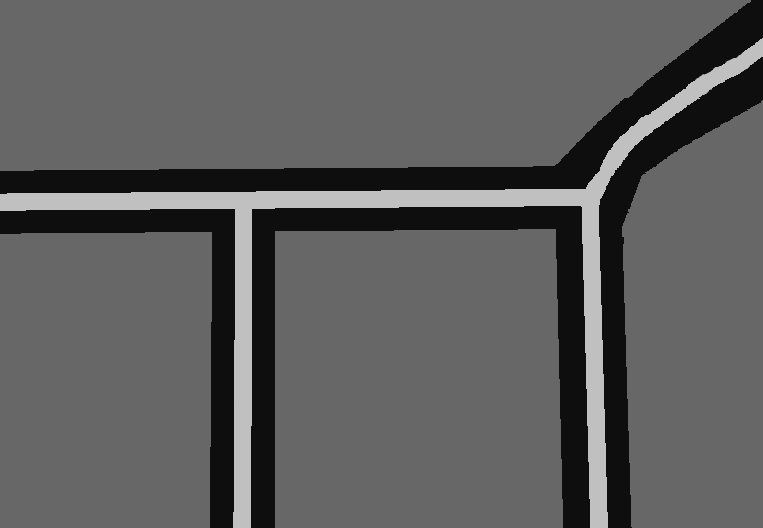
#> input picture RRt_Conf/Pb4.png, 763 x 528 px
$ python rrt_SIAR_v0.py
#> lines starting #> are read from the running program, lines starting #| are printed output that depends on the picture; after the words box and inside, x2 and y2 are one past the last pixel; in counts of white or black regions, pixels touching at a corner belong together
### RRt_Conf/rrt_siar.py

import numpy as np
import math
import random
import cv2

# === Parámetros del entorno y robot ===
seccion_tunel_m = 1
escala_px_por_m = 62 / seccion_tunel_m
tabla_configuraciones = [
    (0, 0.51, 0.14), (10, 0.58, 0.12), (20, 0.64, 0.09), (30, 0.68, 0.06),
    (40, 0.70, 0.04), (50, 0.71, 0.02), (60, 0.71, 0.00), (70, 0.71, -0.01),
    (80, 0.70, -0.03), (90, 0.69, -0.05), (100, 0.68, -0.07), (110, 0.66, -0.08),
    (120, 0.64, -0.10), (130, 0.61, -0.11), (140, 0.58, -0.12), (150, 0.51, -0.14),
]

def calcular_largo(ancho):
    return -0.675 * ancho + 1.3175

class Nodo:
    def __init__(self, x, y, theta, sensor_id, padre=None):
        self.x = x
        self.y = y
        self.theta = theta
        self.sensor_id = sensor_id
        self.padre = padre

    def distancia(self, otro):
        return math.hypot(self.x - otro.x, self.y - otro.y)

class RRT_SIAR:
    def __init__(self, mapa_path):
#> called with mapa_path = 'Pb4.png'
        self.mapa = cv2.imread(mapa_path)
#> self.mapa is the input picture: shape (528, 763, 3); mean B, G, R 93.2, 93.2, 93.2
        self.gray = cv2.cvtColor(self.mapa, cv2.COLOR_BGR2GRAY)
        self.mask_walls = cv2.inRange(self.gray, 90, 110)
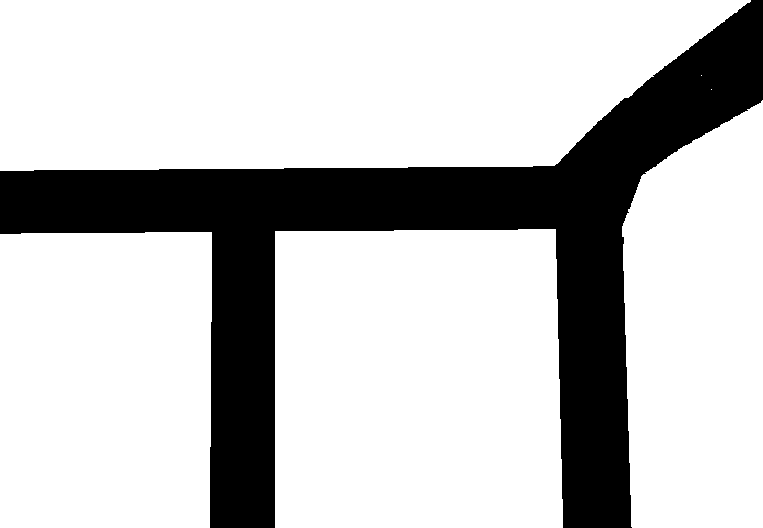
#> self.mask_walls: shape (528, 763); 76.5% white; 1 black region, box (x1, y1, x2, y2) and area: (0, 0, 763, 528) 94478
        self.mask_gutter = cv2.inRange(self.gray, 160, 200)
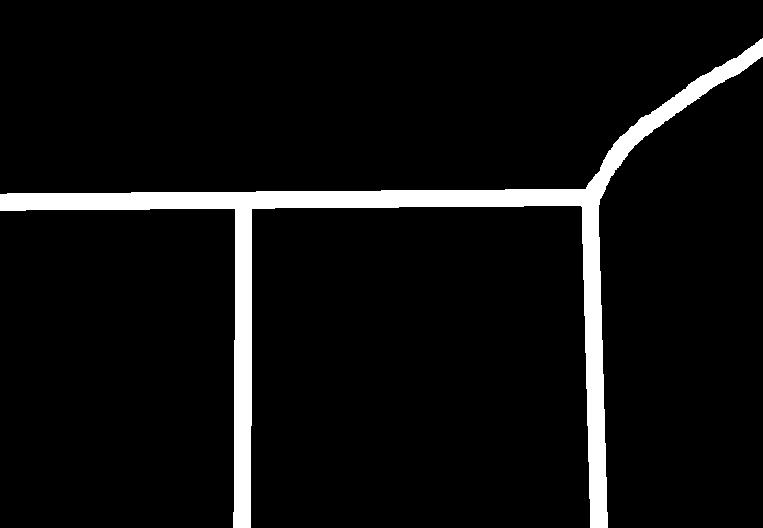
#> self.mask_gutter: shape (528, 763); 6.2% white; 1 white region, box (x1, y1, x2, y2) and area: (0, 38, 763, 528) 25035
        self.height, self.width = self.gray.shape
#> self.height = 528; self.width = 763
        self.nodos = []

    def validar_configuracion(self, x, y, theta, sensor_id):
        ancho, offset = tabla_configuraciones[sensor_id // 10][1:]
        largo = calcular_largo(ancho)
        width_px = ancho * escala_px_por_m
        length_px = largo * escala_px_por_m
        offset_px = offset * escala_px_por_m

        dx, dy = width_px / 2, length_px / 2
        cos_t, sin_t = math.cos(theta), math.sin(theta)

        corners = np.array([
            [-dx, -dy], [dx, -dy], [dx, dy], [-dx, dy]
        ])
        rotated = np.array([
            [x + (c[0]*cos_t - c[1]*sin_t), y + (c[0]*sin_t + c[1]*cos_t)]
            for c in corners
        ], dtype=np.int32)

        if np.any(rotated[:,0] < 0) or np.any(rotated[:,0] >= self.width) or            np.any(rotated[:,1] < 0) or np.any(rotated[:,1] >= self.height):
            return False

        robot_mask = np.zeros_like(self.gray)
        cv2.fillPoly(robot_mask, [rotated], 255)
        if cv2.countNonZero(cv2.bitwise_and(robot_mask, self.mask_walls)) > 0:
            return False

        wheel_dx = width_px / 2
        wheel_dy = length_px / 2.5
        wheel_offsets = [
            (-wheel_dx, -wheel_dy), (-wheel_dx, 0), (-wheel_dx, +wheel_dy),
            (+wheel_dx, -wheel_dy), (+wheel_dx, 0), (+wheel_dx, +wheel_dy)
        ]
        support_pts = []
        for wx_off, wy_off in wheel_offsets:
            wx = int(x + (wx_off * cos_t - wy_off * sin_t))
            wy = int(y + (wx_off * sin_t + wy_off * cos_t))
            if 0 <= wx < self.width and 0 <= wy < self.height and self.mask_gutter[wy, wx] != 255:
                support_pts.append([wx, wy])

        if len(support_pts) < 3:
            return False

        cm = (x, int(y + offset_px * cos_t))
        hull = cv2.convexHull(np.array(support_pts))
        inside = cv2.pointPolygonTest(hull.astype(np.float32), (float(cm[0]), float(cm[1])), False) >= 0
        return inside

    def generar_configuracion_valida(self):
        for _ in range(1000):
            y, x = np.random.randint(0, self.height), np.random.randint(0, self.width)
            if self.mask_gutter[y, x] != 255:
                continue
            theta = random.uniform(0, 2 * math.pi)
            sensor_id, _, _ = random.choice(tabla_configuraciones)
            if self.validar_configuracion(x, y, theta, sensor_id):
                return Nodo(x, y, theta, sensor_id)
#> this loop made 56 passes
#> (sensor_id, ancho in validar_configuracion, offset in validar_configuracion, largo in validar_configuracion, width_px in validar_configuracion, length_px in validar_configuracion, offset_px in validar_configuracion, dx in validar_configuracion) on pass 30: (150, 0.51, -0.14, 0.973, 31.62, 60.34, -8.68, 15.81)
#> (sensor_id, ancho in validar_configuracion, offset in validar_configuracion, largo in validar_configuracion, width_px in validar_configuracion, length_px in validar_configuracion, offset_px in validar_configuracion, dx in validar_configuracion) on pass 56: (90, 0.69, -0.05, 0.852, 42.78, 52.81, -3.1, 21.39)
        return None

    def conectar_nodos(self, n1, n2, pasos=10):
        for i in range(1, pasos + 1):
            alpha = i / pasos
            x = (1 - alpha) * n1.x + alpha * n2.x
            y = (1 - alpha) * n1.y + alpha * n2.y
            theta = (1 - alpha) * n1.theta + alpha * n2.theta
            sensor = n2.sensor_id
            if not self.validar_configuracion(x, y, theta, sensor):
                return False
        return True

### RRt_Conf/rrt_SIAR_v0.py

import cv2
import matplotlib.pyplot as plt
import math
import numpy as np
from rrt_siar import RRT_SIAR, tabla_configuraciones, calcular_largo

# Parámetros
escala_px_por_m = 62
wheel_size = 4
max_iteraciones = 2000
epsilon = 10

# Inicializar entorno
rrt = RRT_SIAR("Pb4.png")
inicio = rrt.generar_configuracion_valida()
objetivo = rrt.generar_configuracion_valida()
nodos = [inicio]
encontrado = False

# RRT loop
for _ in range(max_iteraciones):
    muestra = rrt.generar_configuracion_valida()
    if not muestra:
        continue
    nodo_cercano = min(nodos, key=lambda n: n.distancia(muestra))
    if rrt.conectar_nodos(nodo_cercano, muestra):
        muestra.padre = nodo_cercano
        nodos.append(muestra)
        if muestra.distancia(objetivo) < epsilon:
            if rrt.conectar_nodos(muestra, objetivo):
                objetivo.padre = muestra
                nodos.append(objetivo)
                encontrado = True
                break
#> this loop made 272 passes

# Mostrar solo el árbol inicial con conexiones
img_arbol = rrt.mapa.copy()
for nodo in nodos:
    cv2.circle(img_arbol, (int(nodo.x), int(nodo.y)), 2, (0, 0, 255), -1)
    if nodo.padre:
        cv2.line(img_arbol, (int(nodo.x), int(nodo.y)),
                 (int(nodo.padre.x), int(nodo.padre.y)), (255, 0, 0), 1)
#> this loop made 27 passes
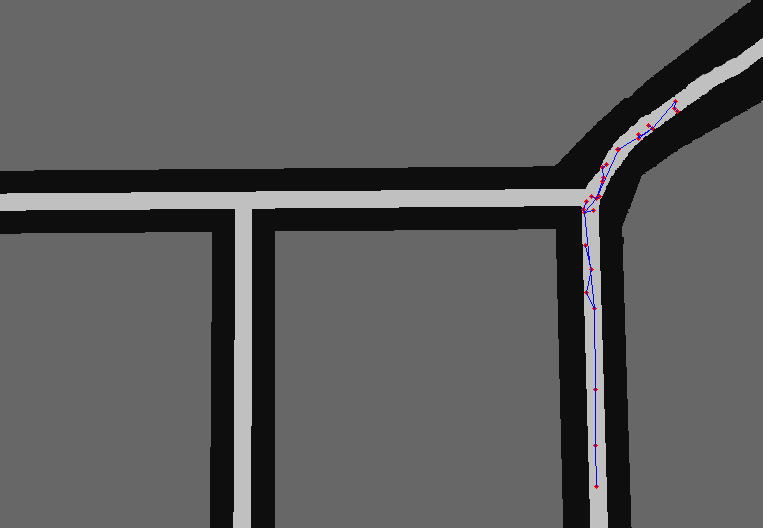
#> img_arbol: shape (528, 763, 3); 0.19% of pixels changed, all inside (x1, y1, x2, y2) = (581, 99, 680, 489)

cv2.circle(img_arbol, (int(inicio.x), int(inicio.y)), 5, (0, 255, 0), -1)
#> img_arbol: shape (528, 763, 3); 0.02% of pixels changed, all inside (x1, y1, x2, y2) = (590, 440, 601, 451)
cv2.circle(img_arbol, (int(objetivo.x), int(objetivo.y)), 5, (0, 255, 255), -1)
#> img_arbol: shape (528, 763, 3); mean B, G, R 93.1, 92.9, 93

plt.ion()
fig, ax = plt.subplots(figsize=(10, 8))
ax.imshow(cv2.cvtColor(img_arbol, cv2.COLOR_BGR2RGB))
ax.set_title("Árbol RRT con nodos generados")
ax.axis("off")
plt.pause(2)

# Visualización secuencial de configuraciones
if encontrado:
    img_base = img_arbol.copy()
    actual = objetivo
    trayecto = []
    while actual and actual.padre:
        trayecto.append(actual)
        actual = actual.padre
#> this loop made 7 passes
    trayecto.append(inicio)
    trayecto = trayecto[::-1]

    for i, nodo in enumerate(trayecto):
        imagen = img_base.copy()
        ancho, offset = tabla_configuraciones[nodo.sensor_id // 10][1:]
        largo = calcular_largo(ancho)
        print(f"Paso {i}: x={int(nodo.x)}, y={int(nodo.y)}, θ={nodo.theta:.2f} rad, sensor={nodo.sensor_id}, ancho={ancho:.2f} m")

        x, y, theta = nodo.x, nodo.y, nodo.theta
        width_px = ancho * escala_px_por_m
        length_px = largo * escala_px_por_m
        offset_px = offset * escala_px_por_m
        cos_t, sin_t = math.cos(theta), math.sin(theta)

        # Ruedas
        wheel_dx = width_px / 2
        wheel_dy = length_px / 2.5
        wheel_offsets = [
            (-wheel_dx, -wheel_dy), (-wheel_dx, 0), (-wheel_dx, +wheel_dy),
            (+wheel_dx, -wheel_dy), (+wheel_dx, 0), (+wheel_dx, +wheel_dy)
        ]
        support_pts = []
        for wx_off, wy_off in wheel_offsets:
            wx = int(x + (wx_off * cos_t - wy_off * sin_t))
            wy = int(y + (wx_off * sin_t + wy_off * cos_t))
            if 0 <= wx < rrt.width and 0 <= wy < rrt.height and rrt.mask_gutter[wy, wx] != 255:
                support_pts.append([wx, wy])
                cv2.rectangle(imagen, (wx - wheel_size, wy - wheel_size),
                              (wx + wheel_size, wy + wheel_size), (0, 255, 0), -1)
            else:
                cv2.rectangle(imagen, (wx - wheel_size, wy - wheel_size),
                              (wx + wheel_size, wy + wheel_size), (0, 0, 255), -1)

        # CM
        cm_x = int(x)
        cm_y = int(y + offset_px * cos_t)
        cv2.circle(imagen, (cm_x, cm_y), 4, (0, 165, 255), -1)

        # Polígono de soporte
        if len(support_pts) >= 3:
            hull = cv2.convexHull(np.array(support_pts))
            cv2.polylines(imagen, [hull], isClosed=True, color=(255, 0, 255), thickness=1)

        # Robot body
        dx = width_px / 2
        dy = length_px / 2
        corners = np.array([
            [-dx, -dy], [dx, -dy], [dx, dy], [-dx, dy]
        ])
        rotated = np.array([
            [x + (c[0] * cos_t - c[1] * sin_t), y + (c[0] * sin_t + c[1] * cos_t)]
            for c in corners
        ], dtype=np.int32)
        cv2.polylines(imagen, [rotated], isClosed=True, color=(0, 255, 255), thickness=2)

        ax.clear()
        ax.imshow(cv2.cvtColor(imagen, cv2.COLOR_BGR2RGB))
        ax.set_title(f"Configuración paso {i}")
        ax.axis("off")
        plt.pause(1.0)
#> this loop made 8 passes
#| Paso 0: x=595, y=445, θ=5.31 rad, sensor=130, ancho=0.61 m
#| Paso 1: x=595, y=389, θ=6.07 rad, sensor=150, ancho=0.51 m
#| Paso 2: x=594, y=308, θ=6.25 rad, sensor=30, ancho=0.68 m
#| Paso 3: x=584, y=212, θ=5.87 rad, sensor=10, ancho=0.58 m
#| Paso 4: x=596, y=198, θ=3.33 rad, sensor=20, ancho=0.64 m
#| Paso 5: x=603, y=177, θ=5.21 rad, sensor=40, ancho=0.70 m
#| Paso 6: x=602, y=167, θ=4.01 rad, sensor=80, ancho=0.70 m
#| Paso 7: x=606, y=164, θ=2.54 rad, sensor=90, ancho=0.69 m
#> pass 1, `plt.pause(1.0)`:
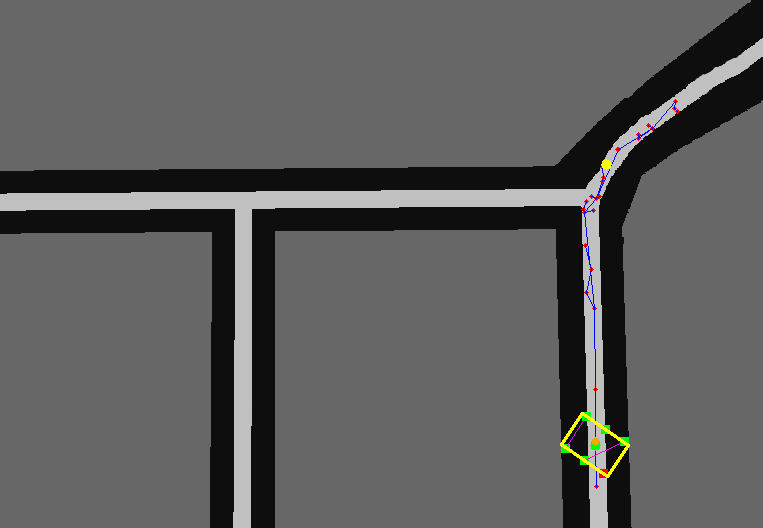
#> shown: shape (528, 763, 3); mean R, G, B 93.3, 93.3, 93
#> pass 2, `plt.pause(1.0)`:
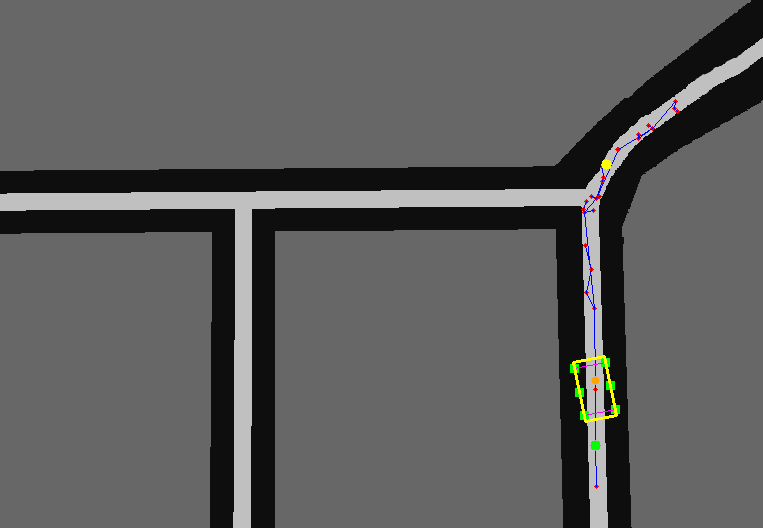
#> shown: shape (528, 763, 3); mean R, G, B 93.2, 93.3, 93

    plt.ioff()
    plt.show()
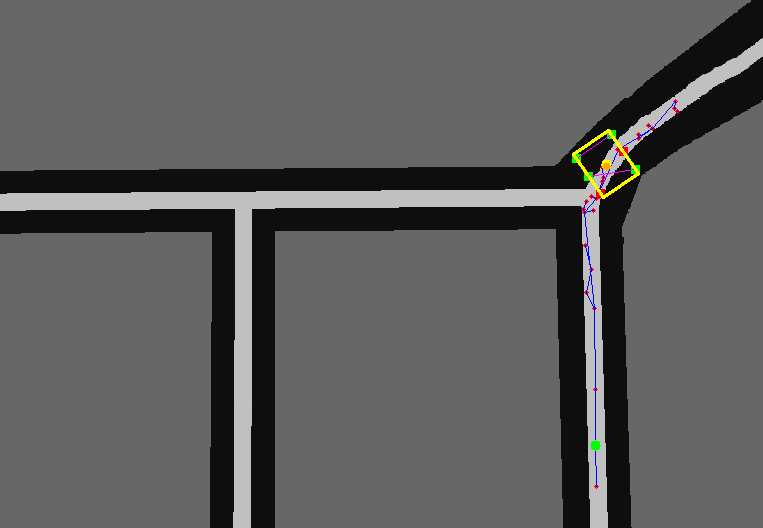
#> shown: shape (528, 763, 3); mean R, G, B 93.3, 93.2, 93
else:
    print("⚠️ No se encontró una trayectoria válida.")

$ run again, with RRt_Conf/rrt_SIAR_v0_2.png copied over RRt_Conf/Pb4.png
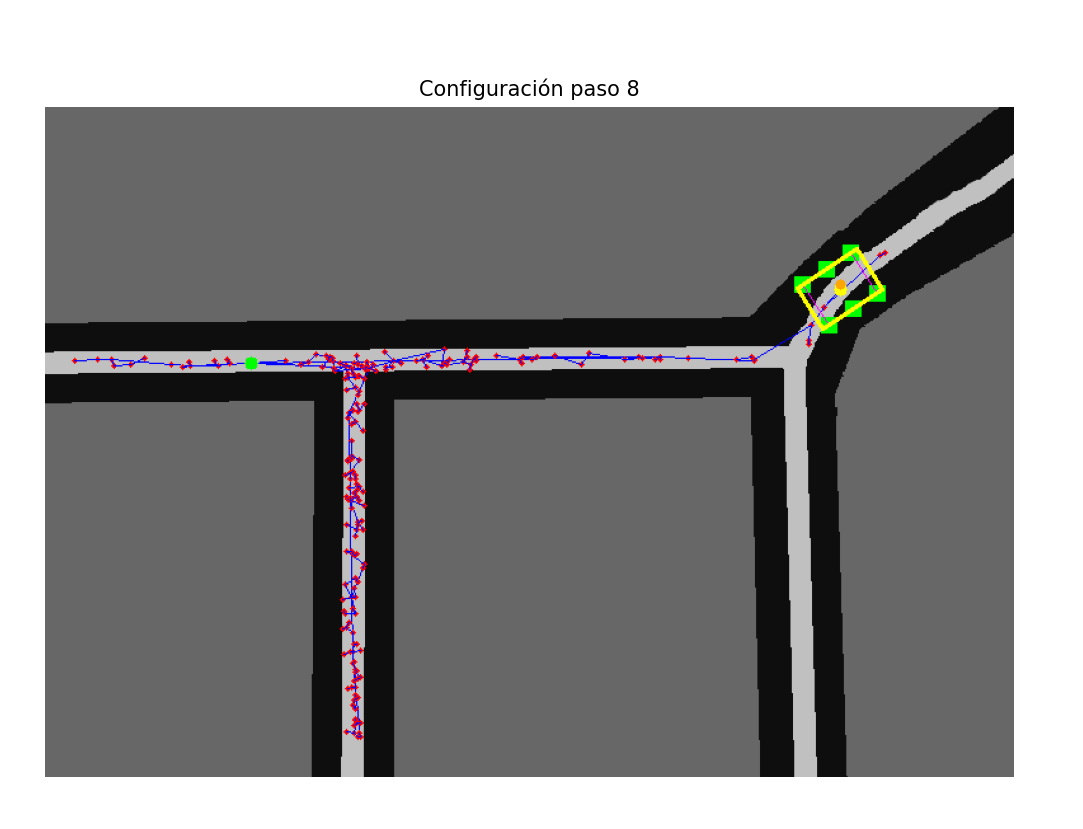
#> input picture RRt_Conf/rrt_SIAR_v0_2.png, 1083 x 829 px
#> in __init__, self.mapa is the input picture: shape (829, 1083, 3); mean B, G, R 137.2, 137, 137.5
#> in __init__, `self.mask_walls = cv2.inRange(self.gray, 90, 110)`:
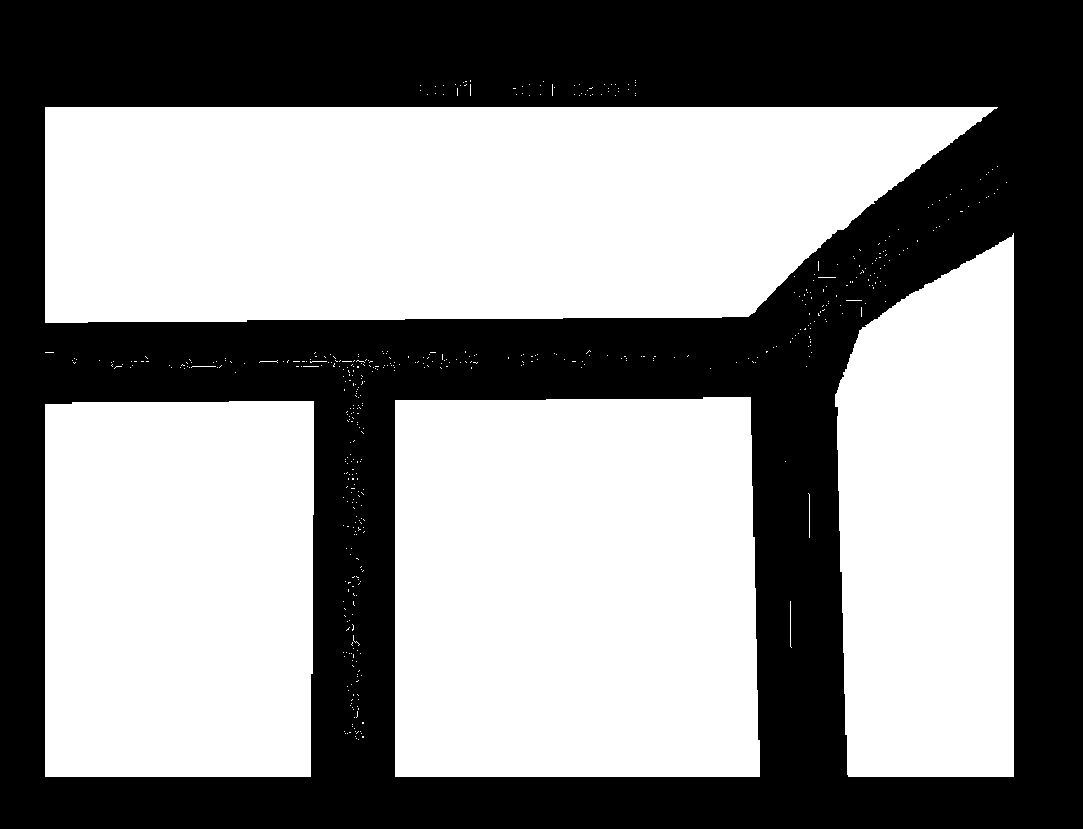
#> self.mask_walls: shape (829, 1083); 55.3% white; 1 black region, box (x1, y1, x2, y2) and area: (0, 0, 1083, 829) 401331
#> self.mask_gutter: shape (829, 1083); 3.6% white; 205 white regions (169 under 20 px), largest, box (x1, y1, x2, y2) and area: (468, 313, 821, 777) 15377, (45, 349, 441, 374) 5571, (864, 155, 1014, 271) 3322
#> the loop in generar_configuracion_valida, `for _ in range(1000):` made 920 passes
#> (sensor_id, ancho in validar_configuracion, offset in validar_configuracion, largo in validar_configuracion, width_px in validar_configuracion, length_px in validar_configuracion, offset_px in validar_configuracion, dx in validar_configuracion) on pass 28: (80, 0.7, -0.03, 0.845, 43.4, 52.39, -1.86, 21.7)
#> the loop `for _ in range(max_iteraciones):` made 34 passes
#> the loop `for nodo in nodos:` made 11 passes
#> the loop `while actual and actual.padre:` made 4 passes
#> the loop `for i, nodo in enumerate(trayecto):` made 5 passes
#| Paso 0: x=803, y=677, θ=6.07 rad, sensor=150, ancho=0.51 m
#| Paso 1: x=801, y=734, θ=5.89 rad, sensor=0, ancho=0.51 m
#| Paso 2: x=798, y=725, θ=4.14 rad, sensor=30, ancho=0.68 m
#| Paso 3: x=796, y=716, θ=3.97 rad, sensor=130, ancho=0.61 m
#| Paso 4: x=802, y=723, θ=5.31 rad, sensor=70, ancho=0.71 m
#> `plt.show()`:
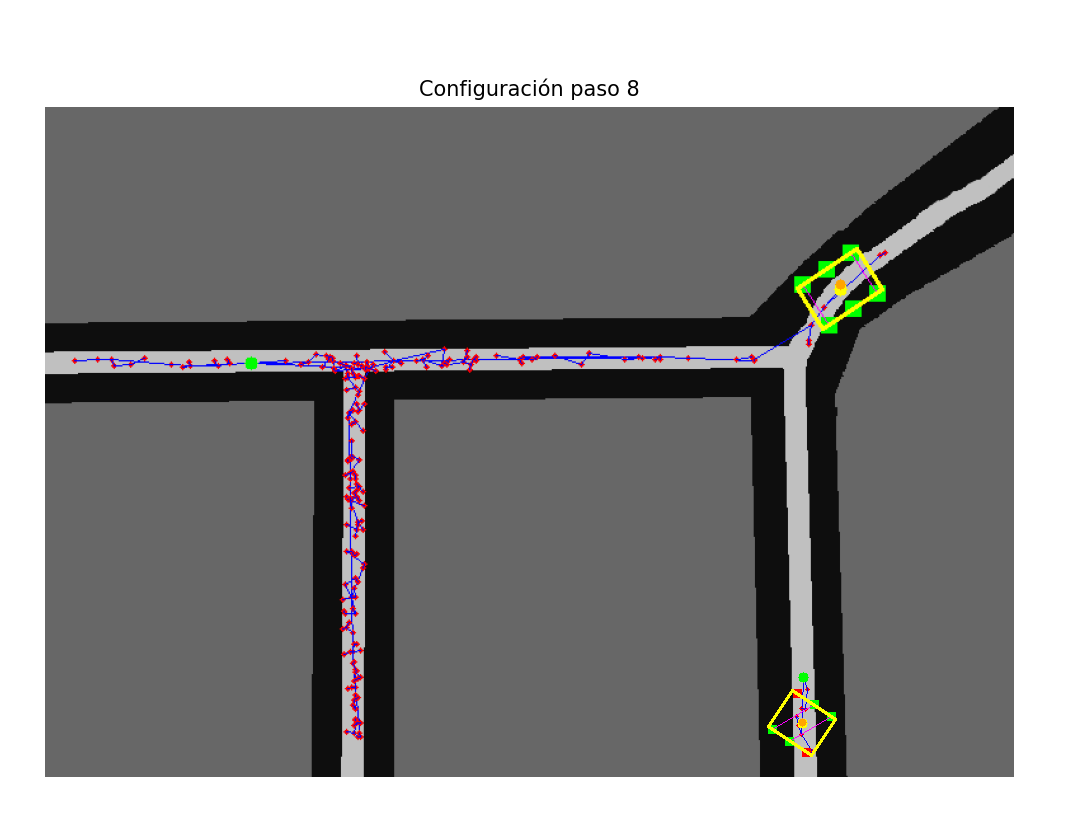
#> shown: shape (829, 1083, 3); mean R, G, B 137.6, 137.2, 137.1
